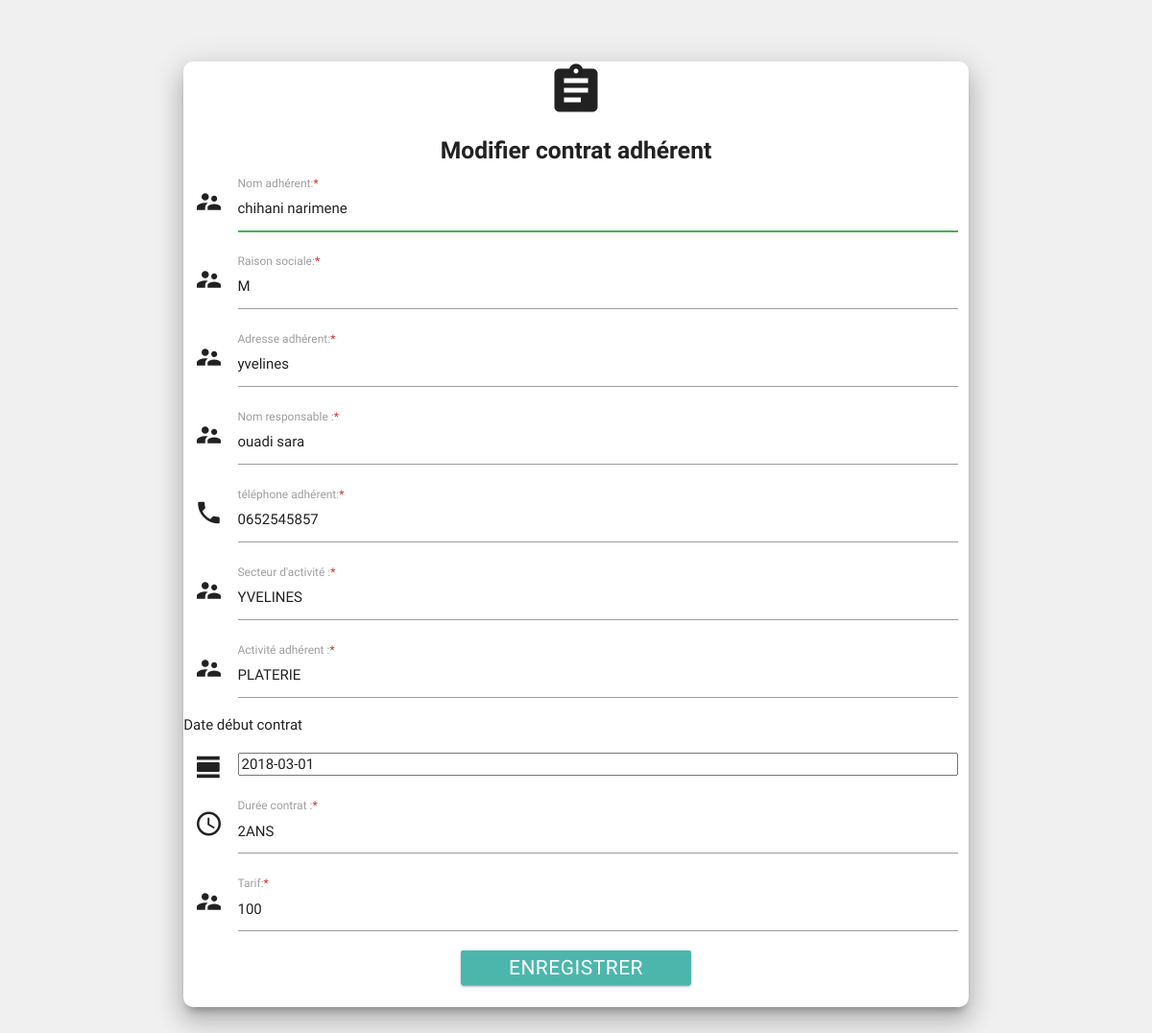
The page /SI/modifier.php?id=59 (signed in) on the database its author committed.
### tables this page shows
CREATE TABLE IF NOT EXISTS `contrat` (
  `id_adh` int(15) NOT NULL AUTO_INCREMENT,
  `nom_adh` text NOT NULL,
  `rais_soc` text NOT NULL,
  `adresse_adh` text NOT NULL,
  `nom_resp` text NOT NULL,
  `tel_adh` varchar(13) NOT NULL,
  `sec_adh` text NOT NULL,
  `act_adh` text NOT NULL,
  `date_deb` date NOT NULL,
  `duree_cont` text NOT NULL,
  `tarif` text NOT NULL,
  PRIMARY KEY (`id_adh`)
);

### SI/modifier.php (the view, shortened to what this page needs)
<!DOCTYPE html>
<html lang="en">
<head>
<link href="css/icons.css" rel="stylesheet">
<link href="style.css" rel="stylesheet">
<link type="text/css" rel="stylesheet" href="css/materialize.min.css"  media="screen,projection"/>
</head>
<body>
	<?php session_start ();
if(isset($_SESSION['admin'])){
include('connexion.php');
$id=$_GET['id'];
$bd=$bdd->query("select * from contrat WHERE id_adh='$id'");
$base= $bd->fetch();
$nom_adh=$base['nom_adh'];
$rais_soc=$base['rais_soc'];
$adresse_adh=$base['adresse_adh'];
$nom_resp=$base['nom_resp'];
$tel_adh=$base['tel_adh'];
$sec_adh=$base['sec_adh'];
$act_adh=$base['act_adh'];
$date_deb=$base['date_deb'];
$duree_cont=$base['duree_cont'];
$tarif=$base['tarif'];
}
 ?>
    <div class="row">
    <div class=" col s12">
    <form action="modifi.php?id=<?php echo $id ?>" method="post" name="formulaire">
              <div class="contaa z-depth-5 #ffffff white">
        <div class=" center-align">
         <i class=" medium material-icons " center-align>assignment</i>
        <br><h5> <b class="con">Modifier contrat adhérent</b></h5>
       </div>
        <div class="input-field col s12">
          <i class="material-icons prefix">supervisor_account</i>
          <input id="nom" type="text" class="validate" name="nom_adh" pattern="[a-zA-Z]+[a-zA-Z_- ]{1,}" title="Doit commencer par une lettre et ne contient pas d'espaces ou de caractères spéciaux" autofocus required value="<?php echo $nom_adh; ?>">
          <label for="icon_prefix">Nom adhérent:<span class="red-text text-darken-2">*</span></label>
        </div>
          <div class="input-field col s12">
          <i class="material-icons prefix">supervisor_account</i>
          <input id="rs" type="text" class="validate" name="rais_soc" pattern="[a-zA-Z]+[a-zA-Z_- ]{1,}" title="Doit commencer par une lettre et ne contient pas d'espaces ou de caractères spéciaux" autofocus required value="<?php echo $rais_soc; ?>">
          <label for="icon_prefix">Raison sociale:<span class="red-text text-darken-2">*</span></label>
        </div>
               <div class="input-field col s12">
          <i class="material-icons prefix">supervisor_account</i>
          <input id="adresse" type="text" class="validate" name="adresse_adh" pattern="[a-zA-Z]+[a-zA-Z_- ]{1,}" title="Doit commencer par une lettre et ne contient pas d'espaces ou de caractères spéciaux" autofocus required value="<?php echo $adresse_adh; ?>">
          <label for="icon_prefix">Adresse adhérent:<span class="red-text text-darken-2">*</span></label>
        </div>
                 <div class="input-field col s12">
          <i class="material-icons prefix">supervisor_account</i>
          <input id="nom_r" type="text" class="validate" name="nom_resp" pattern="[a-zA-Z]+[a-zA-Z_- ]{1,}" title="Doit commencer par une lettre et ne contient pas d'espaces ou de caractères spéciaux" autofocus required value="<?php echo $nom_resp; ?>">
          <label for="icon_prefix">Nom responsable :<span class="red-text text-darken-2">*</span></label>
        </div>
        <div class="input-field col s12">
          <i class="material-icons prefix ">phone</i>
          <input id="tel_adh" type="text" class="validate" name="tel_adh" pattern="0[5-7]+[0-9]{8,}" title="Doit commencer par une lettre et ne contient pas d'espaces ou de caractères spéciaux" autofocus required value="<?php echo $tel_adh; ?>">
          <label for="icon_prefix">téléphone adhérent:<span class="red-text text-darken-2">*</span></label>
        </div>
     <div class="input-field col s12">
          <i class="material-icons prefix ">supervisor_account</i>
          <input id="sa" type="text" class="validate" name="sec_adh" pattern="[a-zA-Z]+[a-zA-Z_- ]{1,}" title="Doit commencer par une lettre et ne contient pas d'espaces ou de caractères spéciaux" autofocus required value="<?php echo $sec_adh; ?>">
          <label for="icon_prefix">Secteur d'activité :<span class="red-text text-darken-2">*</span></label>
        </div>
     <div class="input-field col s12">
          <i class="material-icons prefix ">supervisor_account</i>
          <input id="act_adh" type="text" class="validate" name="act_adh" pattern="[a-zA-Z]+[a-zA-Z_- ]{1,}" title="Doit commencer par une lettre et ne contient pas d'espaces ou de caractères spéciaux" autofocus required value="<?php echo $act_adh; ?>">
          <label for="icon_prefix">Activité adhérent :<span class="red-text text-darken-2">*</span></label>
        </div>
      <div class="row">
      <h6>Date début contrat</h6>
     <div class="input-field col s12">
          <i class="material-icons prefix">view_day</i>
          <input id="date_deb" name="date_deb"  type="date_deb" class="datepicker" title="Doit commencer par un Zero et ne doit pas contenir d'espaces ou de caractères spéciaux" autofocus required value="<?php echo $date_deb; ?>">
        </div></div>
                  <div class="input-field col s12">
          <i class="material-icons prefix ">query_builder</i>
          <input id="dc" type="text" class="validate" name="duree_cont" pattern="[a-zA-Z]+[a-zA-Z_- ]{1,}" title="Doit commencer par une lettre et ne contient pas d'espaces ou de caractères spéciaux" autofocus required value="<?php echo $duree_cont; ?>">
          <label for="icon_prefix">Durée contrat :<span class="red-text text-darken-2">*</span></label>
        </div>
  <div class="input-field col s12">
          <i class="material-icons prefix">supervisor_account</i>
          <input id="tarif" type="text" class="validate" name="tarif" pattern="[a-zA-Z]+[a-zA-Z_- ]{1,}" title="Doit commencer par une lettre et ne contient pas d'espaces ou de caractères spéciaux" autofocus required value="<?php echo $tarif; ?>">
          <label for="icon_prefix">Tarif:<span class="red-text text-darken-2">*</span></label>
        </div>
                     <div class="center-align">
   <button class="btn bt waves-effect #4db6ac teal lighten-2" type="submit"  name="action" >Enregistrer</button>
        </div>
         <br>
              </div>
            </form>
    </div></div>
</body>
</html>

### SI/style.css (style rules this page uses)
@media screen and (min-width:680px) { body { background-color: rgb(240,240,240) } }
@media screen and (min-width:680px) { div { margin-left: auto;margin-right: auto; } }
@media screen and (min-width:680px) { div.contaa { margin: 8vh 15vw;border-radius: 10px; } }
@media screen and (min-width:680px) { .bt { width: 20vw;font-size: 1.4em } }
@media screen and (min-width:680px) { h6 { margin-left: 2vw } }

### rows shown on the page
contrat: nom_adh "chihani narimene", rais_soc "M", adresse_adh "yvelines", nom_resp "ouadi sara", tel_adh "0652545857", sec_adh "YVELINES", act_adh "PLATERIE", date_deb "2018-03-01", duree_cont "2ANS", tarif "100"
